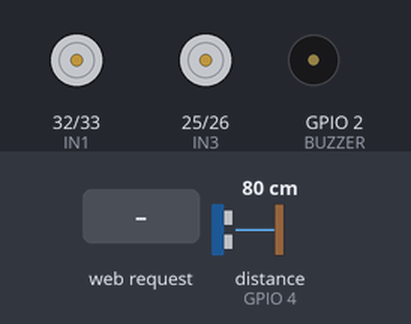
This sketch was run on a simulated ESP32. Shown: motor-driver pin pairs drawn as motors (green arrow = first pin HIGH = forward, orange = second pin HIGH = backward, longer = more drive, scaled by the enable pin), buzzer (waves = sounding, pin HIGH). Wiring (inferred from the names in the program): ultrasonic range finder: trigger GPIO 27; echo GPIO 4. Inputs (shaded band) come from the test bench; at power-on: distance to the obstacle (sensor on GPIO 4) 80 cm. The echo pulse lasts 58.3 µs per cm; pins used as bus, display or sensor lines are not drawn; what the sketch prints to the serial monitor is not drawn.

Above: at 1.2 s.
1.3 s: distance to the obstacle (sensor on GPIO 4) set to 19 cm
2.8 s: distance to the obstacle (sensor on GPIO 4) set to 15 cm
At 3.2 s:
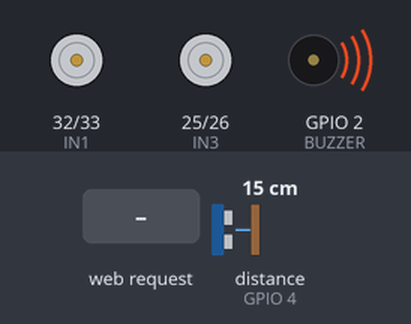
4.3 s: HTTP request GET /mundur received
At 5.5 s:
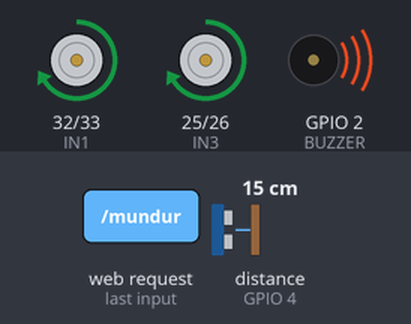
5.8 s: HTTP request GET /kanan received
At 6.7 s:
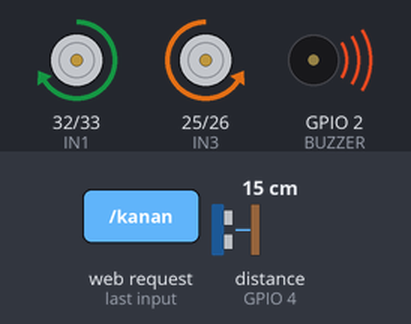
7.3 s: HTTP request GET /kiri received
At 7.8 s:
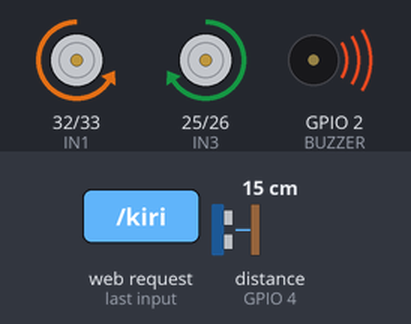
8.8 s: distance to the obstacle (sensor on GPIO 4) set to 18 cm
At 10.2 s:
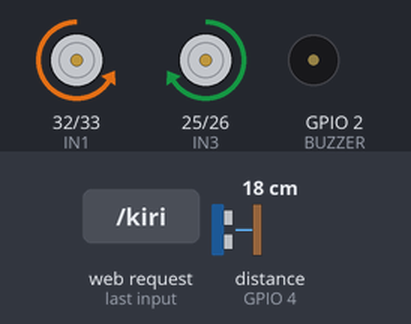
Timing chart, 0 to 11.3 s (numbered marks = the images above; inputs shaded):
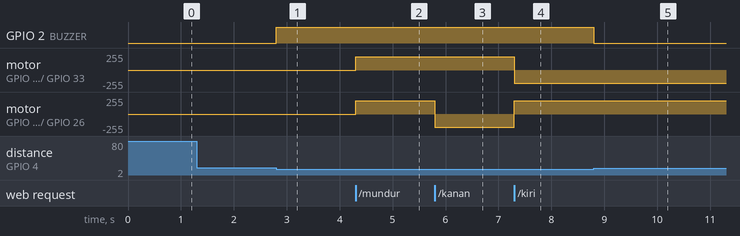

The sketch:

v2Ultrasonic.ino
```cpp
#include <WiFi.h>
#include <WebServer.h>

// SSID dan password WiFi Access Point
const char* ssid = "MobilRC";
const char* password = "12345678";

// Motor kanan
#define ENA 13
#define IN1 32
#define IN2 33

// Motor kiri
#define ENB 14
#define IN3 25
#define IN4 26

// Sensor ultrasonic
#define TRIG 27
#define ECHO 4

// Sensor buzzer
#define BUZZER 2

WebServer server(80);
bool blokirMaju = false;

// Fungsi kendali motor
void stopMotor() {
  digitalWrite(IN1, LOW); digitalWrite(IN2, LOW);
  digitalWrite(IN3, LOW); digitalWrite(IN4, LOW);
  ledcWrite(ENA, 0);
  ledcWrite(ENB, 0);
}

void maju() {
  if (blokirMaju) return;
  digitalWrite(IN1, LOW); digitalWrite(IN2, HIGH);
  digitalWrite(IN3, LOW); digitalWrite(IN4, HIGH);
  ledcWrite(ENA, 200);
  ledcWrite(ENB, 200);
}

void mundur() {
  digitalWrite(IN1, HIGH); digitalWrite(IN2, LOW);
  digitalWrite(IN3, HIGH); digitalWrite(IN4, LOW);
  ledcWrite(ENA, 200);
  ledcWrite(ENB, 200);
  blokirMaju = false; // reset blokir
}

void kanan() {
  digitalWrite(IN1, HIGH); digitalWrite(IN2, LOW);
  digitalWrite(IN3, LOW); digitalWrite(IN4, HIGH);
  ledcWrite(ENA, 200);
  ledcWrite(ENB, 200);
  blokirMaju = false;
}

void kiri() {
  digitalWrite(IN1, LOW); digitalWrite(IN2, HIGH);
  digitalWrite(IN3, HIGH); digitalWrite(IN4, LOW);
  ledcWrite(ENA, 200);
  ledcWrite(ENB, 200);
  blokirMaju = false;
}

// Baca jarak ultrasonik
long bacaJarak() {
  digitalWrite(TRIG, LOW); delayMicroseconds(2);
  digitalWrite(TRIG, HIGH); delayMicroseconds(10);
  digitalWrite(TRIG, LOW);
  long durasi = pulseIn(ECHO, HIGH, 30000); // timeout 30ms
  return durasi * 0.034 / 2;
}

// Halaman Web UI
String htmlPage = R"rawliteral(
<!DOCTYPE html>
<html>
<head>
  <meta name="viewport" content="width=device-width, initial-scale=1.0">
  <title>RC Control</title>
  <style>
    button {
      width: 100px; height: 60px; font-size: 18px; margin: 5px;
    }
  </style>
</head>
<body style="text-align:center;">
  <h2>Kendali Mobil RC</h2>
  <button onmousedown="fetch('/maju')" onmouseup="fetch('/stop')"
          ontouchstart="fetch('/maju')" ontouchend="fetch('/stop')">MAJU</button><br><br>

  <button onmousedown="fetch('/kiri')" onmouseup="fetch('/stop')"
          ontouchstart="fetch('/kiri')" ontouchend="fetch('/stop')">KIRI</button>

  <button onmousedown="fetch('/kanan')" onmouseup="fetch('/stop')"
          ontouchstart="fetch('/kanan')" ontouchend="fetch('/stop')">KANAN</button><br><br>

  <button onmousedown="fetch('/mundur')" onmouseup="fetch('/stop')"
          ontouchstart="fetch('/mundur')" ontouchend="fetch('/stop')">MUNDUR</button>
</body>
</html>
)rawliteral";

void setup() {
  Serial.begin(115200);

  // Setup pin motor
  pinMode(IN1, OUTPUT); pinMode(IN2, OUTPUT);
  pinMode(IN3, OUTPUT); pinMode(IN4, OUTPUT);

  // Setup pin sensor & buzzer
  pinMode(TRIG, OUTPUT); pinMode(ECHO, INPUT);
  pinMode(BUZZER, OUTPUT); digitalWrite(BUZZER, LOW);

  // PWM Motor
  ledcAttach(ENA, 1000, 8);
  ledcAttach(ENB, 1000, 8);

  stopMotor();

  // WiFi Access Point
  WiFi.softAP(ssid, password);
  Serial.print("AP IP: "); Serial.println(WiFi.softAPIP());

  // Routing
  server.on("/", []() { server.send(200, "text/html", htmlPage); });
  server.on("/maju", []() { maju(); server.send(200, "text/plain", "OK"); });
  server.on("/mundur", []() { mundur(); server.send(200, "text/plain", "OK"); });
  server.on("/kanan", []() { kanan(); server.send(200, "text/plain", "OK"); });
  server.on("/kiri", []() { kiri(); server.send(200, "text/plain", "OK"); });
  server.on("/stop", []() { stopMotor(); server.send(200, "text/plain", "STOP"); });

  server.begin();
}

void loop() {
  server.handleClient();

  // Deteksi halangan
  long jarak = bacaJarak();
  if (jarak > 0 && jarak <= 15) {
    digitalWrite(BUZZER, HIGH);
    blokirMaju = true;
    if (digitalRead(IN2) == HIGH && digitalRead(IN4) == HIGH) {
      stopMotor(); // paksa stop jika nekat maju
    }
  } else {
    digitalWrite(BUZZER, LOW);
  }
}
```

Measured:
- the behaviour switches between 17 and 16 cm on distance to the obstacle (sensor on GPIO 4) (found by bisection; images 0 and 1)
- after the input at 1.3 s, every drawn part: stays the same
- after the input at 2.8 s, GPIO 2 (BUZZER): LOW → HIGH at once
- after the input at 4.3 s, motor on GPIO 32 (IN1) / GPIO 33 (IN2), motor on GPIO 25 (IN3) / GPIO 26 (IN4): stopped → forward 199/255 at once
- after the input at 5.8 s, motor on GPIO 25 (IN3) / GPIO 26 (IN4): forward 199/255 → backward 199/255 at once
- after the input at 7.3 s, motor on GPIO 32 (IN1) / GPIO 33 (IN2): forward 199/255 → backward 199/255 at once; motor on GPIO 25 (IN3) / GPIO 26 (IN4): backward 199/255 → forward 199/255 at once
- after the input at 8.8 s, GPIO 2 (BUZZER): HIGH → LOW at once
